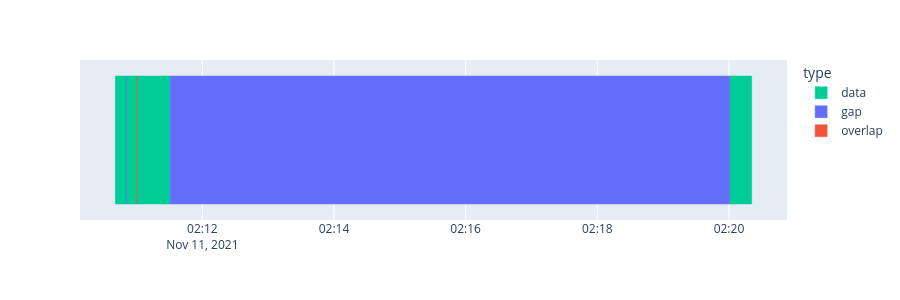

The notebook cell saved with this chart:
### Markdown cell above
### **2.2 怎样读不连续位置表？**

`delta` 是**接缝跳变量**：后一段实际起点，相对“前一样本再前进一个采样间隔”应到位置的偏差。若相邻接缝样本为 $t_i$ 与 $t_{i+1}$，标称采样间隔为 $\Delta t$，则：

$$
\delta = t_{i+1} - (t_i + \Delta t)
$$

| 字段 | 含义 |
| --- | --- |
| `start_index` / `end_index` | 接缝两侧的样本索引 |
| `start_value` / `end_value` | 接缝两侧的坐标值，不等同于缺口的严格起止边界 |
| `delta` | 超出或不足一个正常采样间隔的量 |
| `type` | `gap` 为缺口，`overlap` 为重叠 |

连续接缝的 $\delta=0$；正值表示缺口，负值表示重叠。负值不一定让时间轴倒退：只有偏差超过一个采样间隔等情况，才会出现局部回退。

原示例采样率 **125 Hz**，采样间隔 **8 ms**。表中三行分别是：

- 约 **+1 ms**：小于一个采样间隔，原教程将其解释为 NTP 计时抖动。
- 约 **−11 ms**：后一时刻相对前一样本约回退 3 ms，导致非单调；原教程认为很可能是 NTP 校时回拨，单凭这张表不能证明原因。
- 约 **+8 分 30 秒**：明显长缺口，原教程认为实际缺失数据。

`-1 days +23:59:59.988999936` 是负时间差的显示形式，约等于 −11 ms，不是“重叠一天”。末尾微小小数来自时间表示和计算精度，读图时按毫秒尺度理解即可。

下一格把同一信息画成时间覆盖图。

### Code cell
xd.plot_availability(ntp, dim="time", height=300)

### Figure 1 — Plotly figure (JSON) as saved in the notebook; plotly's stock layout.template omitted (floating-point values rounded to 4 significant figures)
{"data": [{"base": ["2021-11-11T02:10:40.693000192", "2021-11-11T02:10:50.694000128", "2021-11-11T02:11:00.683000064", "2021-11-11T02:20:00.688000000"], "hovertemplate": "type=data<br>start_value=%{base}<br>end_value=%{x}<br>name=%{y}<extra></extra>", "legendgroup": "data", "marker": {"color": "#00CC96", "line": {"color": "#00CC96"}, "pattern": {"shape": ""}}, "name": "data", "orientation": "h", "showlegend": true, "textposition": "auto", "type": "bar", "x": [9992, 9992, 29992, 19992], "xaxis": "x", "y": ["", "", "", ""], "yaxis": "y"}, {"base": ["2021-11-11T02:10:50.685000192", "2021-11-11T02:11:30.675000064"], "hovertemplate": "type=gap<br>start_value=%{base}<br>end_value=%{x}<br>name=%{y}<extra></extra>", "legendgroup": "gap", "marker": {"color": "#636EFA", "line": {"color": "#636EFA"}, "pattern": {"shape": ""}}, "name": "gap", "orientation": "h", "showlegend": true, "textposition": "auto", "type": "bar", "x": [8, 510012], "xaxis": "x", "y": ["", ""], "yaxis": "y"}, {"base": ["2021-11-11T02:11:00.686000128"], "hovertemplate": "type=overlap<br>start_value=%{base}<br>end_value=%{x}<br>name=%{y}<extra></extra>", "legendgroup": "overlap", "marker": {"color": "#EF553B", "line": {"color": "#EF553B"}, "pattern": {"shape": ""}}, "name": "overlap", "orientation": "h", "showlegend": true, "textposition": "auto", "type": "bar", "x": [-3], "xaxis": "x", "y": [""], "yaxis": "y"}], "layout": {"barmode": "overlay", "height": 300, "legend": {"title": {"text": "type"}, "tracegroupgap": 0}, "margin": {"t": 60}, "xaxis": {"anchor": "y", "domain": [0, 1], "type": "date"}, "yaxis": {"anchor": "x", "domain": [0, 1], "title": {"text": ""}}}}
